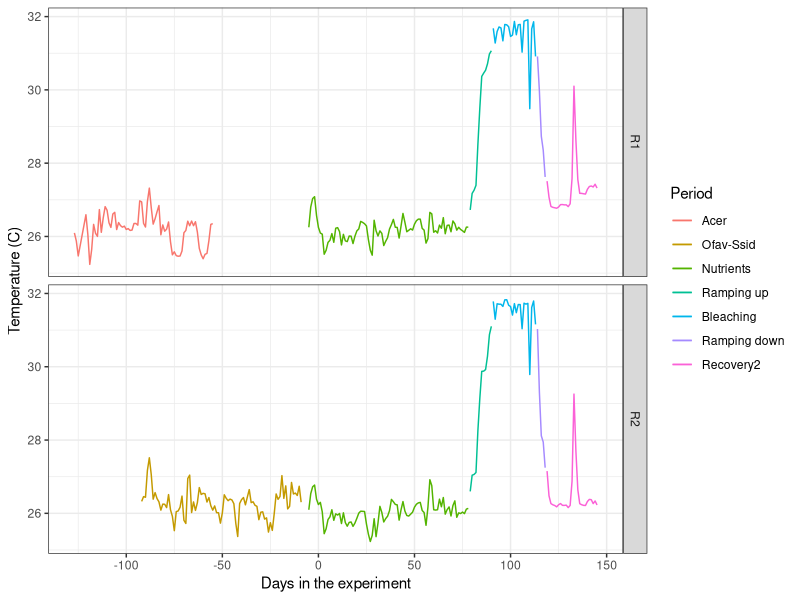
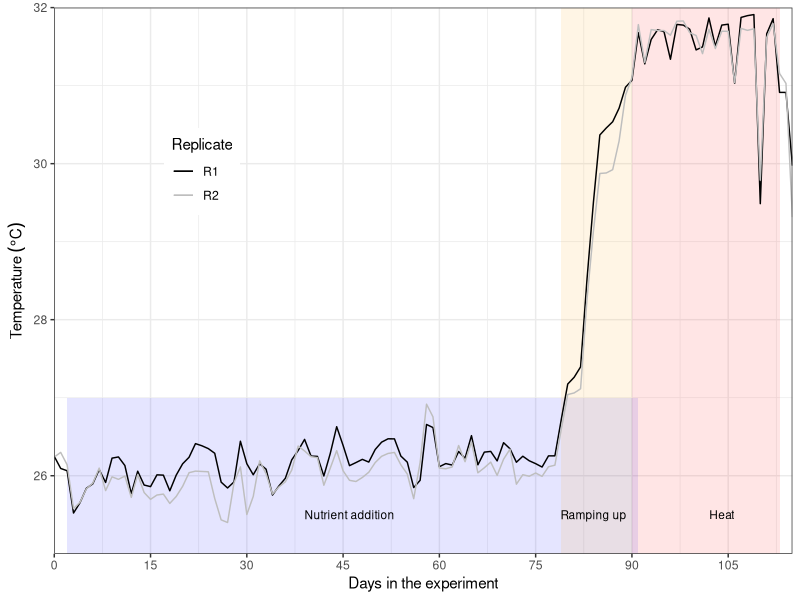
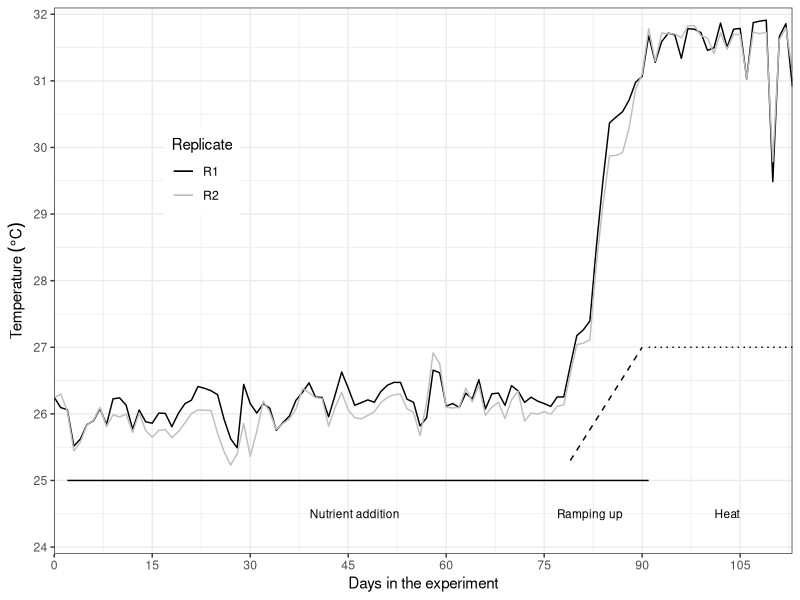
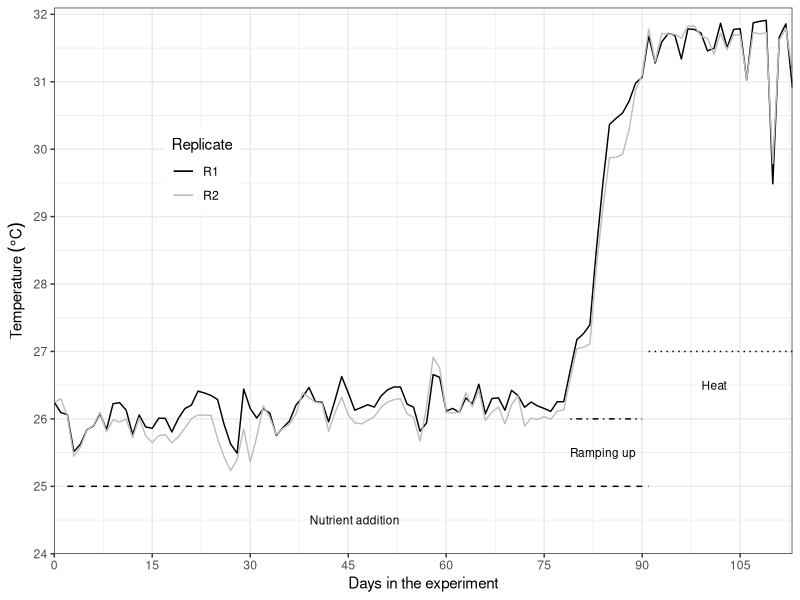

Recreate these plots in R, in order.
## ---- chunk 1
knitr::opts_chunk$set(echo = TRUE, warning = FALSE, message = FALSE)
## ---- chunk 2
# Libraries
    library(plyr)
    library(tidyverse)
    library(reshape2)
    library(ggthemes)
    library(lubridate)

# Default ggplot settings

    ggthe_bw<-theme(plot.background=element_blank(),
          panel.grid.major.y = element_blank(),
          panel.grid.major.x = element_blank(),
          panel.grid.minor.x = element_blank(),
          panel.grid.minor.y = element_blank(),
          legend.box.background = element_rect(),
          panel.background =element_rect(fill = NA, color = "black")
          )+
    theme_bw()
## ---- chunk 3
Temperature<-read.csv("Day_Tem.csv", header = T)

Temperature$Period<-factor((Temperature$Period),levels=c
              ("Acer","Ofav-Ssid","Nutrients", "Ramping up",
                "Bleaching","Ramping down", "Recovery2"))
  
# Temperature data available from each treatment-replicate-day
Periods.days <- ddply (Temperature, .(Period, Treatment),summarise,
                Dmin = min (Day, na.rm = F), 
                Dmax = max (Day, na.rm = F))
Periods.days
## ---- chunk 4
Temperature_Periods_R<- ggplot(Temperature, aes (Day, Temperature, 
                                               colour=factor(Period))) +
  stat_summary(fun.data = "mean_cl_boot",geom = "errorbar", width = 0.2 )+
  stat_summary(fun.y=mean, geom="line") +   ggthe_bw +
  xlab("Days in the experiment")  + guides(colour=guide_legend("Period")) +
  ylab("Temperature (C)") + facet_grid(Replicate~.) 
Temperature_Periods_R

Summary_Period <- ddply (Temperature, .(Period),summarise, 
                              Temp = mean (Temperature, na.rm = T),
                              Tsd  = sd (Temperature, na.rm = T), 
                              Tmax = max (Temperature, na.rm = T),
                              Tmin = min (Temperature, na.rm = T))
Summary_Period
  
Summary_Tanks <- ddply (Temperature, .(Period, Treatment, Replicate),summarise, 
                             Temp = mean (Temperature, na.rm = T),
                             Tsd  = sd (Temperature, na.rm = T), 
                             Tmax = max (Temperature, na.rm = T),
                             Tmin = min (Temperature, na.rm = T))
Summary_Tanks
## ---- chunk 5
Temperature_Experiment_Colours<- ggplot(Temperature, aes (
  Day, Temperature, colour=Replicate)) +
    ggthe_bw +
    scale_y_continuous(limits = c(25,32),
                       name=(expression("Temperature"~(degree*C))),
                       expand = c(0, 0)) +
    scale_x_continuous(name="Days in the experiment",
                       limits = c(0,115),
                       breaks = seq(0, 115, 15),  
                       expand = c(0, 0))+
     annotate("rect", xmin= c(2,79,90), xmax = c(91, 90, 113),
              ymin = c(25, 25, 25), 
              ymax = c(27, 32, 32), fill=c("blue" , "orange", "red"), alpha = .1)+
    annotate("text", x= c(46, 84, 104), y = 25.5, 
              label=c("Nutrient addition", "Ramping up", "Heat"), size=3) +
    theme(legend.position=c(0.2, 0.7)) +
    scale_colour_manual(values = c("black","gray"))+
    stat_summary(fun.data = "mean_cl_boot",geom = "errorbar", width = 0.2 )+
    stat_summary(fun.y=mean, geom="line") 
  Temperature_Experiment_Colours
  
## ---- chunk 6
  
  Temperature_BW<- ggplot(Temperature, aes (Day, Temperature, colour=Replicate)) +
    ggthe_bw +
    scale_y_continuous(limits = c(23.9,32.1),
                       name=(expression("Temperature"~(degree*C))),
                       breaks = seq(24, 32, 1),  
                       expand = c(0, 0)) +
    scale_x_continuous(name="Days in the experiment",
                       limits = c(0,113),
                       breaks = seq(0, 113, 15),  
                       expand = c(0, 0))+
  
    annotate("segment", x = 2, xend = 91, y = 25, yend = 25,
              colour = "black")+
    annotate("segment", x = 79, xend = 90, y = 25.3, yend = 27,
              colour = "black", linetype=2)+
    annotate("segment", x = 91, xend = 113, y = 27, yend = 27,
              colour = "black", linetype=3)+

    annotate("text", x= c(46, 82, 103), y = 24.5, 
             label=c("Nutrient addition", "Ramping up", "Heat"), size=3) +
    theme(legend.position=c(0.2, 0.7)) +
    scale_colour_manual(values = c("black","gray"))+
    stat_summary(fun.data = "mean_cl_boot",geom = "errorbar", width = 0.2 )+
    stat_summary(fun.y=mean, geom="line") 
  Temperature_BW
  
  # ggsave(file="Figure_1_Experiment_a.svg", plot=Temperature_BW, width=3.5, height=2)
  
## ---- chunk 7
  
  Temperature_BW2<- ggplot(Temperature, aes (Day, Temperature, colour=Replicate)) +
    ggthe_bw +
    scale_y_continuous(limits = c(24,32.1),
                       name=(expression("Temperature"~(degree*C))),
                       breaks = seq(24, 32, 1),  
                       expand = c(0, 0)) +
    scale_x_continuous(name="Days in the experiment",
                       limits = c(0,113),
                       breaks = seq(0, 113, 15),  
                       expand = c(0, 0))+
  
    annotate("segment", x = 2, xend = 91, y = 25, yend = 25,
              colour = "black", linetype=2)+
    annotate("segment", x = 79, xend = 90, y = 26, yend = 26,
              colour = "black", linetype=4)+
    annotate("segment", x = 91, xend = 113, y = 27, yend = 27,
              colour = "black", linetype=3)+

    annotate("text", x= c(46, 84, 101), y = c(24.5,25.5, 26.5), 
             label=c("Nutrient addition", "Ramping up", "Heat"), size=3) +
    theme(legend.position=c(0.2, 0.7)) +
    scale_colour_manual(values = c("black","gray"))+
    stat_summary(fun.data = "mean_cl_boot",geom = "errorbar", width = 0.2 )+
    stat_summary(fun.y=mean, geom="line") 
  Temperature_BW2
  
  # ggsave(file="Figure_1_Experiment_b.svg", plot=Temperature_BW2, width=3.5, height=2)
  
